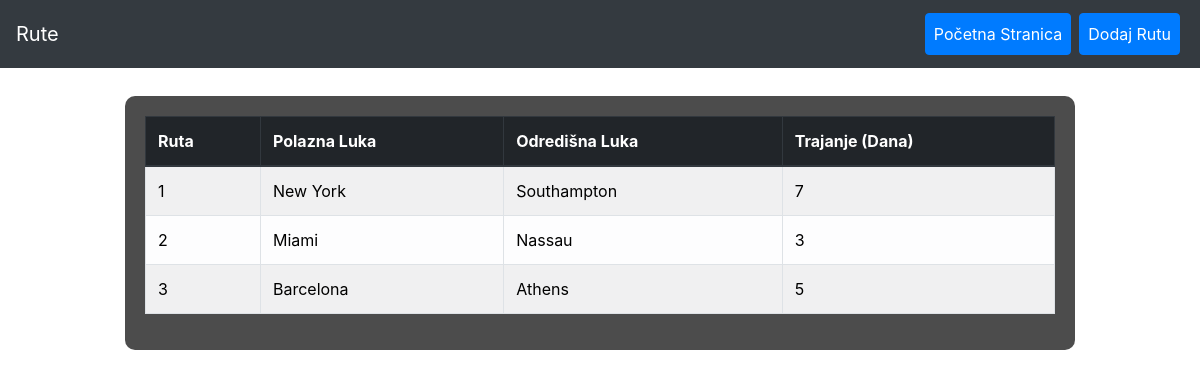
Page /rute.php on the committed database.
### tables this page shows
CREATE TABLE `rute` (
  `ruta_id` int(11) NOT NULL,
  `polazna_luka` varchar(100) NOT NULL,
  `odredisna_luka` varchar(100) NOT NULL,
  `trajanje_dana` int(11) NOT NULL
);

### rute.php (the view, shortened to what this page needs)
<!DOCTYPE html>
<html lang="en">
<head>
    <link rel="stylesheet" href="https://stackpath.bootstrapcdn.com/bootstrap/4.1.3/css/bootstrap.min.css">
    <link rel="stylesheet" href="./css/style.css">
</head>
<body>
    <nav class="navbar navbar-expand-lg navbar-dark bg-dark fixed-top">
        <a class="navbar-brand" href="#">Rute</a>
        <div class="collapse navbar-collapse">
            <ul class="navbar-nav ml-auto">
                <li class="nav-item">
                    <a class="nav-link btn btn-primary mx-1" href="pocetna.php" style="color: white;">Početna Stranica</a>
                </li>
                <li class="nav-item">
                    <a class="nav-link btn btn-primary mx-1" href="dodajRutu.php" style="color: white;">Dodaj Rutu</a>
                </li>
            </ul>
        </div>
    </nav>
    <div class="container mt-5 pt-5">
        <div class="row justify-content-center">
            <div class="col-md-10 table-container">
                <table class="table table-bordered table-striped table-light">
                    <thead class="thead-dark">
                        <tr>
                            <th scope="col">Ruta</th>
                            <th scope="col">Polazna Luka</th>
                            <th scope="col">Odredišna Luka</th>
                            <th scope="col">Trajanje (Dana)</th>
                        </tr>
                    </thead>
                    <tbody>
                        <?php
                        require("./php/dbconnection.php");
                        $sql = "SELECT * FROM rute";
                        $rezultat = $mysqli->query($sql);
                        while ($rez = mysqli_fetch_assoc($rezultat)) {
                            echo '<tr>';
                            echo '<td>' . htmlspecialchars($rez["ruta_id"]) . '</td>';
                            echo '<td>' . htmlspecialchars($rez["polazna_luka"]) . '</td>';
                            echo '<td>' . htmlspecialchars($rez["odredisna_luka"]) . '</td>';
                            echo '<td>' . htmlspecialchars($rez["trajanje_dana"]) . '</td>';
                            echo '</tr>';
                        }
                        ?>
                    </tbody>
                </table>
            </div>
        </div>
    </div>
</body>
</html>

### css/style.css (style rules this page uses)
.container { margin-top: 150px; }
.btn { margin-bottom: 5px; margin-top: 5px; }
.navbar { margin-bottom: 20px; }
a { color: white; }

### rute.php (style rules this page uses)
body { background-image: url('img/putovanje.jpg'); background-repeat: no-repeat; background-attachment: fixed; background-size: cover; color: #fff; }
.table-container { background-color: rgba(0, 0, 0, 0.7); padding: 20px; border-radius: 10px; }
.table td, .table th { color: #000; }

### rows in the picture
rute: ruta_id "1", polazna_luka "New York", odredisna_luka "Southampton", trajanje_dana "7"
rute: ruta_id "2", polazna_luka "Miami", odredisna_luka "Nassau", trajanje_dana "3"
rute: ruta_id "3", polazna_luka "Barcelona", odredisna_luka "Athens", trajanje_dana "5"
